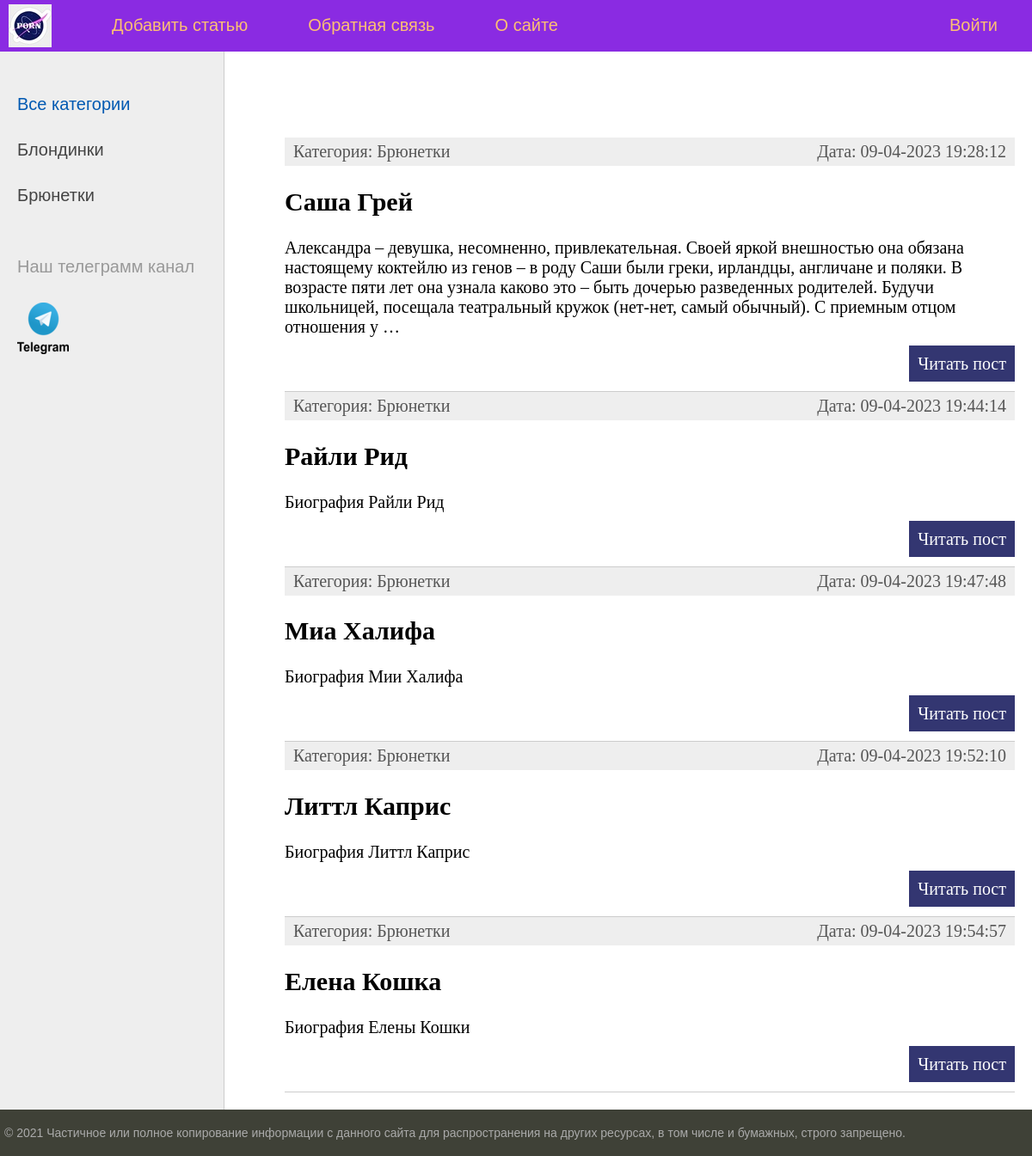
The app's page /, older data.
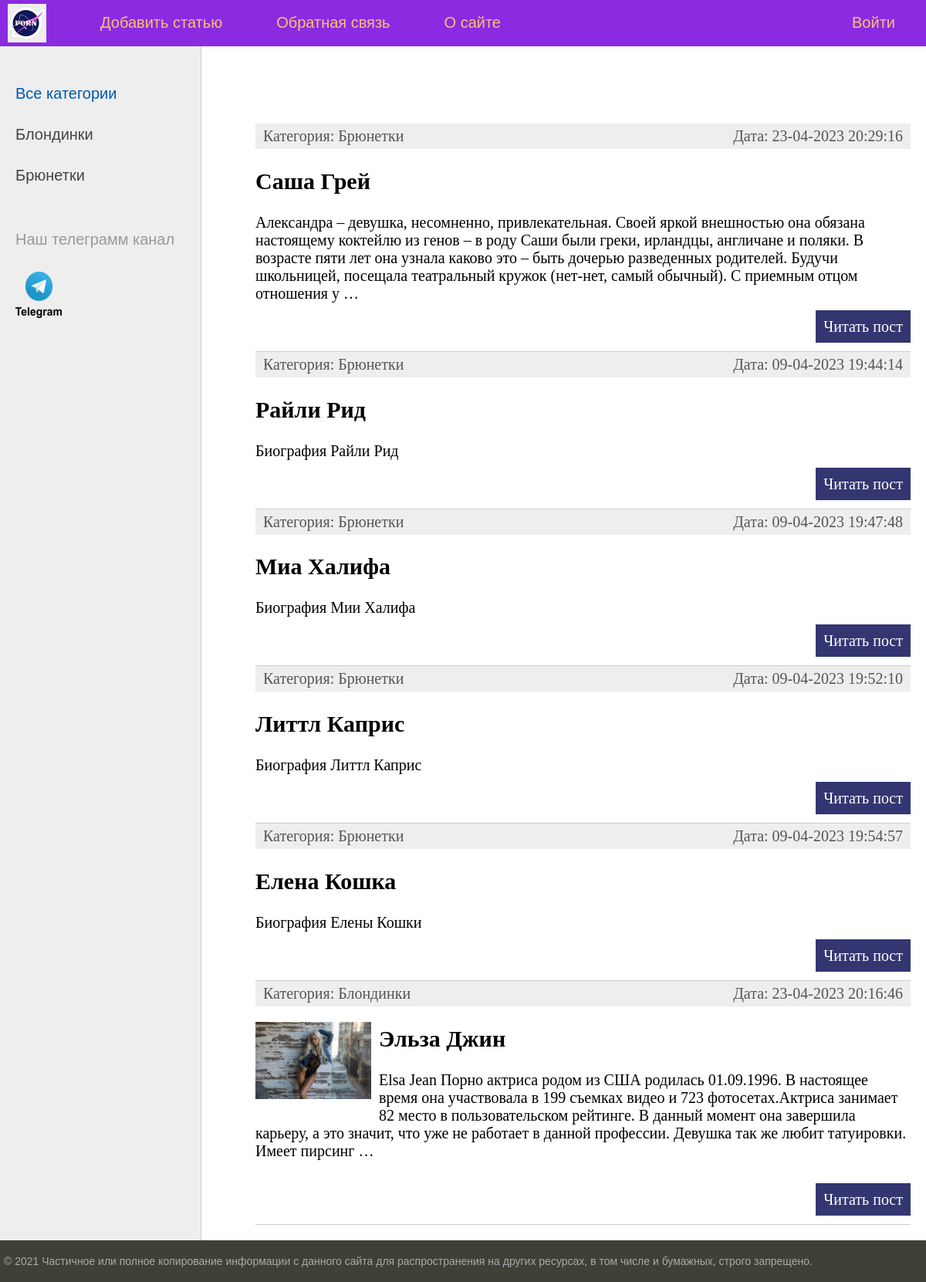
The same page, newer data.
### women/models.py (models this page shows, shortened)
class Category(models.Model):
    name = models.CharField(max_length=100, db_index=True, verbose_name='Категория')
    def __str__(self):
        return self.name
    def get_absolute_url(self):
        return reverse('category', kwargs={'cat_id': self.pk})
    class Meta:
        verbose_name = 'Категория'
        verbose_name_plural = 'Категории'
        ordering = ['id']

class Women(models.Model):
    title = models.CharField(max_length=255, verbose_name="Заголовок")
    content = models.TextField(blank=True, verbose_name='Текст статьи')
    photo = models.ImageField(upload_to="photos/%Y/%m/%d", verbose_name='Фото')
    time_create = models.DateTimeField(auto_now_add=True, verbose_name='Время создания')
    time_update = models.DateTimeField(auto_now=True, verbose_name='Время изменения')
    is_published = models.BooleanField(default=True, verbose_name='Публикация')
    cat = models.ForeignKey('Category', on_delete=models.PROTECT, null=True, verbose_name='Категория')
    def get_absolute_url(self):
        return reverse('post', kwargs={'post_id': self.pk})
    class Meta:
        verbose_name = 'Порно звезды'
        verbose_name_plural = 'Порно звезды'
        ordering = ['time_create', 'title']

### women/views.py (the view)
# urls.py: path('', index, name='home'),
def index(request):
    posts = Women.objects.all()
    cats = Category.objects.all()
    context = {
        'posts': posts,
        'cats': cats,
        'menu': menu,
        'title': 'Главная страница',
        'cat_selected': 0,
    }
    return render(request, 'women/index.html', context=context)

### women/templates/women/index.html (shortened to what this page needs)
{% extends 'women/base.html' %}
{% block content %}
<ul class="list-articles">
	{% for p in posts %}
			<li><div class="article-panel">
	<p class="first">Категория: {{p.cat}}</p>
	<p class="last">Дата: {{p.time_update|date:"d-m-Y H:i:s"}}</p			>
</div>
{% if p.photo %}
	<p><img class="img-article-left thumb" src="{{p.photo.url}}"></p>
{% endif %}
			<h2>{{p.title}}</h2>
	{% autoescape on %}
	{{p.content|linebreaks|truncatewords:50}}
	{% endautoescape %}
			<p class="link-read-post"><a href="{{ p.get_absolute_url }}">Читать пост</a></p>
			</li>
	{% endfor %}
</ul>
{% endblock %}

### women/templates/women/base.html (shortened to what this page needs)
{% load static %}
<!DOCTYPE html>
<html>
<head>
	<link type="text/css" href="{% static 'women/css/style.css' %}" rel="stylesheet" />
</head>
<body>
	<table class="table-page" border=0 cellpadding="0" cellspacing="0">
<tr><td valign=top>
{% block mainmenu %}
		<div class="header">
			<ul id="mainmenu" class="mainmenu">
			<li class="logo"><a href="{% url 'home' %}"><div class="logo"></div></a></li>
{% for m in menu %}
	{% if not forloop.last %}
			<li><a href="{% url m.url_name %}">{{m.title}}</a></li>
	{% else %}
			<li class="last"><a href="{% url m.url_name %}">{{m.title}}</a></li>
	{% endif %}
{% endfor %}
			</ul>
		</div>
{% endblock mainmenu %}
<table class="table-content" border=0 cellpadding="0" cellspacing="0">
<tr>
	<td valign="top" class="left-chapters">
	<ul id="leftchapters">
{% if cat_selected == 0 %}
		<li class="selected">Все категории</li>
{% else %}
		<li><a href="{% url 'home' %}">Все категории</a></li>
{% endif %}
{% for c in cats %}
	{% if c.pk == cat_selected %}
		<li class="selected">{{c.name}}</li>
	{% else %}
		<li><a href="{{ c.get_absolute_url }}">{{c.name}}</a> </li>
	{% endif %}
{% endfor %}
		<li class="share">
		<p>Наш  телеграмм канал</p>
		<a class="share-yt"  href="https://t.me/+yvPYSUu-jB5jMDc0" target="_blank" rel="nofollow"></a>
		</li>
	</ul>
</td>
<td valign="top" class="content">
	<div class="content-text">
{% block content %}
{% endblock %}
	</div>
</td></tr></table>
</td></tr>
<tr><td valign=top>
	<div id="footer">
		<p>&copy; 2021 Частичное или полное копирование информации с данного сайта для распространения на других ресурсах, в том числе и бумажных, строго запрещено.</p>
	</div>
</td></tr></table>
</body>
</html>

### women/static/women/css/style.css (style rules this page uses)
html, body { font-family: 'Arial'; margin: 0; padding: 0; height: 100%; width: 100%; color: #444; }
a { color: #0059b2; text-decoration: none; }
img { max-width: 600px; height: auto; }
img.img-article-left { max-width: 300px; height: auto; float: left; padding: 0 10px 10px 0; }
img.img-article-left.thumb { max-width: 150px; height: auto; }
p.link-read-post { text-align: right; }
p.link-read-post a { padding: 10px; min-width: 100px; background: #333671; color: #fff; text-decoration: none; }
div.article-panel { background: #eee; padding: 5px 10px 5px 10px; box-sizing: border-box; overflow: hidden; color: #555; }
div.article-panel p.first { margin: 0; float: left; }
div.article-panel p.last { margin: 0; float: right; }
ul.list-articles { list-style: none; margin: 0; padding: 0; }
ul.list-articles li { border-bottom: 1px solid #ccc; }
.table-page { width: 100%; height: 100%; vertical-align: top; }
.table-page tr { height: 100%; }
.header { background: #8A2BE2; height: 60px; }
.logo { background: url('../images/porn.jpg') no-repeat 10px 5px; width: 100px; height: 70px; }
ul.mainmenu { list-style: none; margin: 0; padding: 0; height: 60px; color: ##FFFFE0 ; font-size: 20px; overflow: hidden; }
ul.mainmenu li { float: left; margin: 18px 40px 0 30px; }
ul.mainmenu li.logo { margin: 0; }
ul.mainmenu li.last { float: right; }
ul.mainmenu li a { color: #fdc073; text-decoration: none; }
.table-content { width: 100%; min-height: 100%; height: 100%; }
.left-chapters { margin: 0; background: #eee; border-right: 1px solid #ccc; min-height: 100%; }
.left-chapters ul { width: 230px; min-height: 100%; margin: 0; padding: 20px 10px 10px 20px; list-style: none; font-size: 20px; }
.left-chapters ul li { margin: 30px 0 0 0; color: #999; }
.left-chapters ul li.selected { color: #0059b2; }
.left-chapters ul li a { color: #444; text-decoration: none; }
.left-chapters ul li.share { margin: 60px 0 0 0; }
.left-chapters ul li.share p { margin: 30px 0 30px 0; }
.left-chapters ul li.share a { display: inline-block; width: 40px; height: 40px; margin: 0 20px 0 0; }
.left-chapters ul li.share a.share-yt { width: 100%; height: 70px; background: url('../images/telegram.png') no-repeat 0 0 }
.content { padding: 40px 20px 20px 40px; width: 100%; box-sizing: border-box; }
.content-text { margin: 60px 0 0 30px; color: #000; font-size: 20px; font-family: Yandex Sans Display Light; }
#footer { box-sizing: border-box; background: #3F4137; padding: 5px; color: #aaa; font-size: 14px; font-family: Verdana, Geneva, Arial, Helvetica; text-align: left; overflow: hidden; }

Row changes from the older to the newer data that the page shows:
changed Women "Саша Грей": time_update "09-04-2023 19:28:12" → "23-04-2023 20:29:16"
added Women: cat "Блондинки", time_update "23-04-2023 20:16:46", photo (picture), title "Эльза Джин", content "Elsa Jean Порно актриса родом из США родилась 01.09.1996. В настоящее время она участвовала в 199 съемках видео и 723 фотосетах.Актриса занимает 82 место в пользовательском рейтинге. В данный момент она завершила карьеру, а это значит, что уже не работает в данной профессии. Девушка так же любит татуировки. Имеет пирсинг …"
